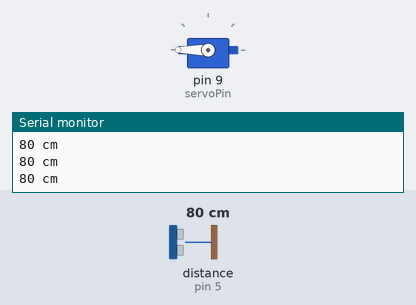
This sketch was run on a simulated Arduino Uno, built with avr-gcc and run on an emulated ATmega328P. Shown: servo, the last lines printed to the serial monitor. Inputs (shaded band) come from the test bench; at power-on: distance to the obstacle (sensor on pin 5) 80 cm. The echo pulse lasts 58.3 µs per cm.

Above: at 1.2 s.
1.3 s: distance to the obstacle (sensor on pin 5) set to 2 cm
At 7.6 s:
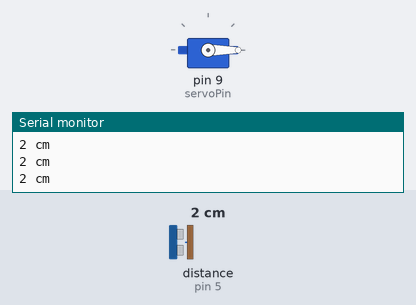
Timing chart, 0 to 8.8 s (numbered marks = the images above; inputs shaded):
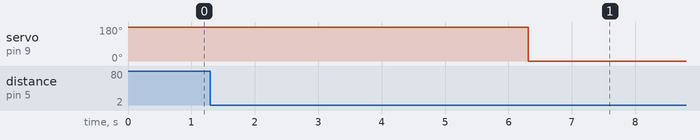

The sketch:

APSC_M5_Claw.ino
```cpp
#include <HCSR04.h>
#include <Servo.h>

#define echoPin 5
#define trigPin 6
#define servoPin 9
#define servoOpen 180
#define servoClosed 0

// Stores the most recent reading from the ultrasonic sensor
unsigned int distance = 0;

// The height in cm at which the claw should open and close
int close_height = 15;
int open_height = 20;
int transition_height = 50;

// Variables to keep track of how long the claw has been in position to open and close.
int close_counter = 0;
int open_counter = 0;
int transition_counter;

// How long the claw should be at the open or close height before moving in seconds.
int seconds_before_close = 5;
int seconds_before_open = 3;
int seconds_before_transition = 3;


// Variables to keep track of when to open and close the claw.
bool flag_open = false;
bool flag_close = false;
bool flag_transition = false;


//Current position of the claw
// false -> Open
// true -> Closed
bool flag_current = false;

bool transition = true;

// How long each loop should take in milliseconds.
int loop_time = 60;

// Define servo and ultrasonic sensor.
Servo servo;
HCSR04 hc(trigPin,echoPin);

void setup()
{
  //Set pinmode.
  pinMode (echoPin, INPUT);
  pinMode (trigPin, OUTPUT);

  //Set up servo.
  servo.attach(servoPin, 500, 2500);
  servo.write(servoOpen);

  //Open serial connection.
  Serial.begin(9600);

}

void loop() {

  //Calculate when the next loop should begin.
  long next_loop = millis() + loop_time;

  //Get current distance.
  distance = hc.dist();

  if ( distance <= close_height && !flag_current && transition) {
    open_counter = 0;
    transition_counter = 0;

    if ( !flag_close) {
      close_counter++;
      flag_open = false;
      flag_transition = false;
      Serial.println(close_counter);

      if (close_counter > ((seconds_before_close*1000)/loop_time)) {
        flag_close = true;
        close_counter = 0;
      }
    }
    if (flag_close) {
      servo.write(servoClosed);
      delay(15);
      Serial.println("Closing Claw");

      flag_close = false;
      transition = false;
      flag_current = true;
    }
  }

  else if (distance <= open_height && flag_current && transition) {
    close_counter = 0;
    transition_counter = 0;

    if ( !flag_open) {
      open_counter++;
      flag_close = false;
      flag_transition = false;

      if (open_counter > ((seconds_before_open*1000)/loop_time)) {
        flag_open = true;
        open_counter = 0;
      }
    }
    if (flag_open) {
      servo.write(servoOpen);
      Serial.println("Closing Claw");
      delay(15);
      flag_open = false;
      transition = false;
      flag_current = false;
    }
  }
  else if (distance >= transition_height && !transition) {
    open_counter = 0;
    close_counter = 0;

    if (!flag_transition) {
      transition_counter++;
      flag_close = false;
      flag_open = false;

      if (transition_counter > ((seconds_before_transition*1000)/loop_time)) {
        transition_counter = 0;
        flag_transition = true;
      }
    }
    if (flag_transition) {
      transition = true;
      flag_transition = false;
      Serial.println("Transition achieved");
    }


  }


  //Record distance to serial monitor.
  Serial.print(distance);
  Serial.println(" cm");


  //Loop managment.
  long loop_delay = next_loop - millis();
  if ( loop_delay < 0) {
    Serial.println("Running too slow");
  }
  else {
    delay(loop_delay);
  }
}
```

Measured:
- after the input at 1.3 s, servo on pin 9 (servoPin): 180° → 0° after 5.0 s
